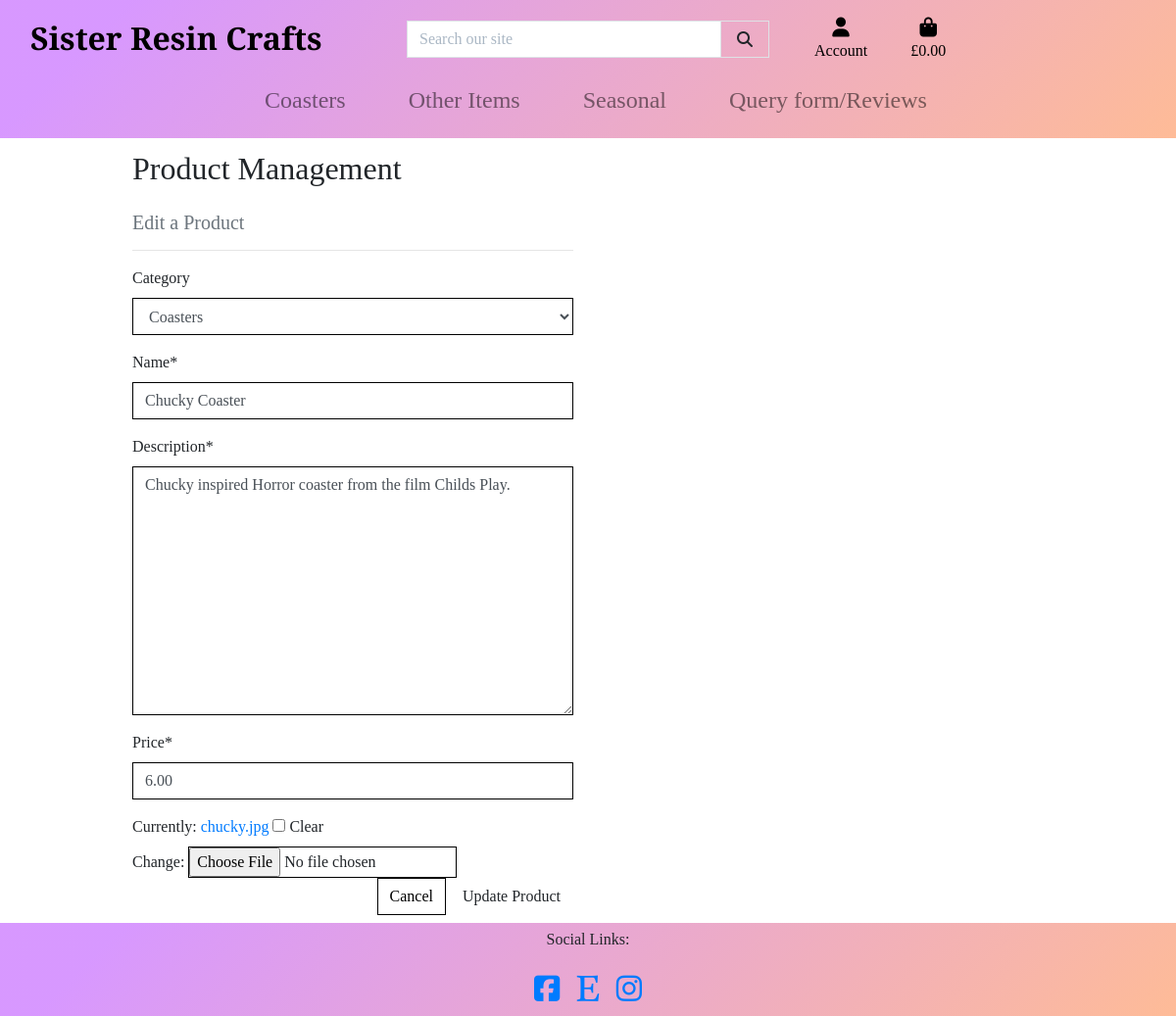
/products/edit/1/ (signed in), run on the app's committed database.
### products/models.py (models this page shows, shortened)
class Product(models.Model):
    category = models.ForeignKey('Category', null=True, blank=True, on_delete=models.SET_NULL)
    name = models.CharField(max_length=300)
    description = models.TextField()
    price = models.DecimalField(max_digits=6, decimal_places=2)
    image = models.ImageField(null=True, blank=True)

### products/views.py (the view)
# urls.py: path('edit/<int:product_id>/', views.edit_product, name='edit_product'),
@login_required
def edit_product(request, product_id):
    if not request.user.is_superuser:
        messages.error(request, 'Sorry, only store owners can do that.')
        return redirect(reverse('home'))
    product = get_object_or_404(Product, pk=product_id)
    if request.method == 'POST':
        form = ProductForm(request.POST, request.FILES, instance=product)
        if form.is_valid():
            form.save()
            messages.success(request, 'Successfully updated product!')
            return redirect(reverse('product_detail', args=[product.id]))
        else:
            messages.error(request, 'Failed to update product. Please ensure the form is valid.')
    else:
        form = ProductForm(instance=product)
        messages.info(request, f'You are editing {product.name}')
    template = 'products/edit_product.html'
    context = {
        'form': form,
        'product': product,
    }
    return render(request, template, context)

### products/forms.py
class ProductForm(forms.ModelForm):
    class Meta:
        model = Product
        fields = '__all__'
        image = forms.ImageField(label='Image', required=False, widget=CustomClearableFileInput)
    def __init__(self, *args, **kwargs):
        super().__init__(*args, **kwargs)
        categories = Category.objects.all()
        friendly_names = [(c.id, c.get_friendly_name()) for c in categories]
        self.fields['category'].choices = friendly_names
        for field_name, field in self.fields.items():
            field.widget.attrs['class'] = 'border-black rounded-0'

### bag/contexts.py (called while the page is built, shortened)
def bag_contents(request):
    bag_items = []
    total = 0
    product_count = 0
    bag = request.session.get('bag', {})
    grand_total = total
    context = {
        'bag_items': bag_items,
        'total': total,
        'product_count': product_count,
        'grand_total': grand_total,
        }
    return context

### products/models.py (called while the page is built)
    def get_friendly_name(self):
        return self.friendly_name

### products/templates/products/edit_product.html (shortened to what this page needs)
{% extends "base.html" %}
{% load static %}
{% block page_header %}
    <div class="container header-container">
    </div>
{% endblock %}
{% block content %}
    <div class="container">
        <div class="row">
            <div class="col-12 col-md-6">
                <h2 class="logo-font mb-4">Product Management</h2>
                <h5 class="text-muted">Edit a Product</h5>
                <hr>
            </div>
        </div>
        <div class="row">
            <div class="col-12 col-md-6">
                <form method="POST" action="{% url 'edit_product' product.id %}" class="form mb-2" enctype="multipart/form-data">
                    {% for field in form %}
                        {% if field.name != 'image' %}
                            {{ field | as_crispy_field }}
                        {% else %}
                            {{ field }}
                        {% endif %}
                    {% endfor %}
                    <div class="text-right">
                        <a class="btn btn-outline-black rounded-0" href="{% url 'products' %}">Cancel</a>
                        <button class="btn btn-black rounded-0" type="submit">Update Product</button>
                    </div>
                </form>
            </div>
        </div>
    </div>
{% endblock %}

### static/css/base.css (style rules this page uses)
body { overflow-x: hidden; }
html { height: 100%; }
body { margin: 0; height: 100%; width: 100%; padding: 0; font-family: 'Playfair Display', serif; }
.border-black { border: 1px solid black; }
.btn-outline-black { background: white; color: black; border: 1px solid black; }
@media (min-width: 1200px) { .container { max-width: 80%; } }
@media (min-width: 1200px) { .header-container { padding-top: 120px; } }
@media (min-width: 992px) { .header-container { padding-top: 120px; } }

### data on the page
Product: category "Coasters" "Chucky Coaster" "Chucky inspired Horror coaster from the film Childs Play." "6.00"
